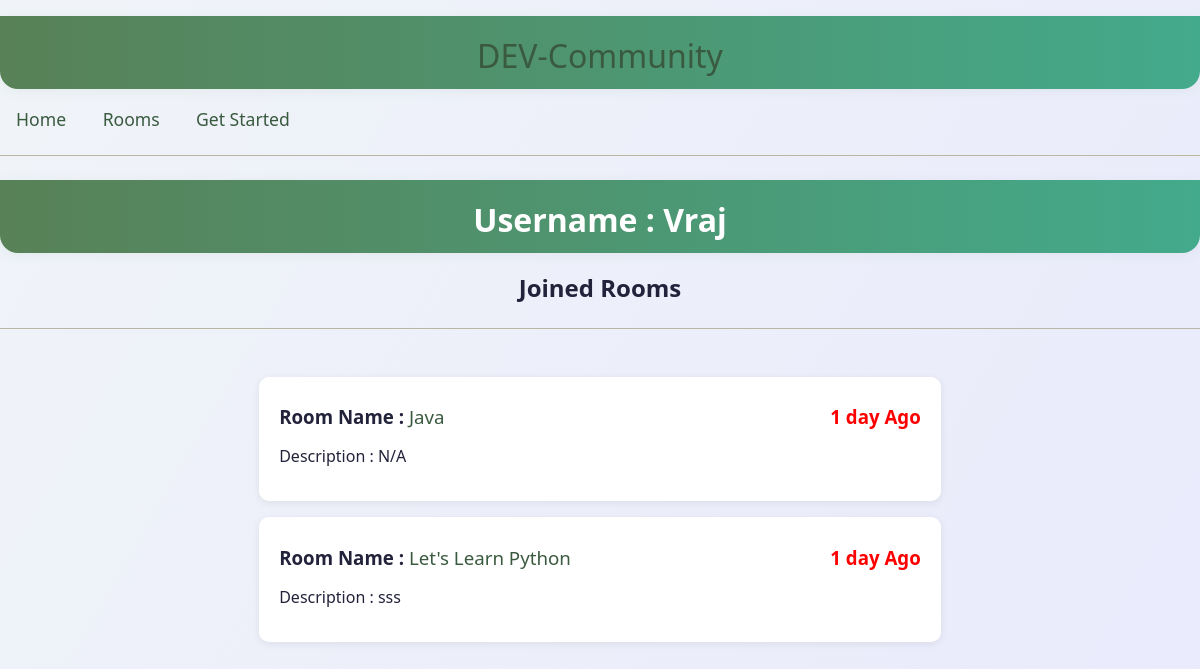
Page /user-profile/Vraj on the earlier database version.
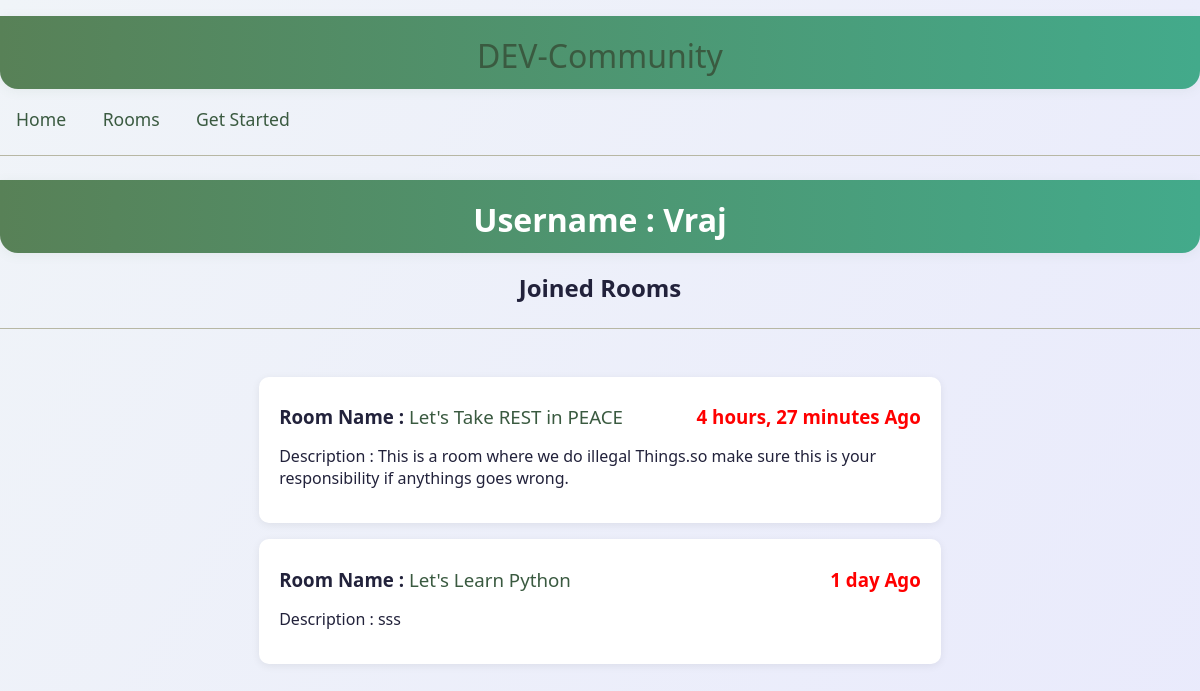
Same page on the later database version.
### base/models.py (models this page shows, shortened)
class Room(models.Model):
    host = models.ForeignKey(User,on_delete=models.SET_NULL,null=True)
    topic = models.ForeignKey(Topic,on_delete=models.SET_NULL,null=True)
    name = models.CharField(max_length=200)
    description = models.TextField(null=True,blank=True)
    participants = models.ManyToManyField(User,blank=True,related_name='participants')
    createdAt = models.DateTimeField(auto_now_add=True)
    updatedAt = models.DateTimeField(auto_now=True)
    class Meta:
        ordering = ['-updatedAt','-createdAt']

### base/views.py (the view)
# urls.py: path("user-profile/<pk>",user_profile,name="profile"),
def user_profile(request,pk):
    user = User.objects.get(username=pk)
    joined_rooms = Room.objects.filter(host__username=pk)
    count_room = len(joined_rooms)
    context = {"user" : user,'joined_rooms':joined_rooms,"count_room":count_room}
    if not user:
        return HttpResponse("User not found.")
    return render(request,'base/userProfile.html',context)

### base/templates/base/userProfile.html (shortened to what this page needs)
{% extends 'main.html' %}
{% block content %}
    <h1 class="text-center">Username : {{ user.username }}</h1>
    <h2 class="text-center">Joined Rooms</h2>
    <hr>
    <div class="room-container">
        <div></div>
        <div>
            {% if count_room > 0 %}
                {% for room in joined_rooms %}
                <div class="card mb-2">
                    <h3>Room Name : <a href="{% url 'Room' room.id %}">{{ room.name }}</a> <span style="color: red;float:right">{{room.createdAt|timesince }} Ago</span></h3>
                    {% if room.description %}
                        <p>Description : {{ room.description }}</p>
                    {% else %}
                        <p>Description : N/A</p>
                    {% endif %}
                </div>
                {% endfor %}
            {% else %}
                <h3 class="text-center">No Rooms Joined yet.</h3>
            {% endif %}
        </div>
        <div></div>
    </div>
{% endblock %}

Differences in the rows shown:
removed Room: name "Java", createdAt "1 day", description "Description : N/A"
added Room: name "Let's Take REST in PEACE", createdAt "4 hours, 27 minutes", description "This is a room where we do illegal Things.so make sure this is your responsibility if anythings goes wrong."
